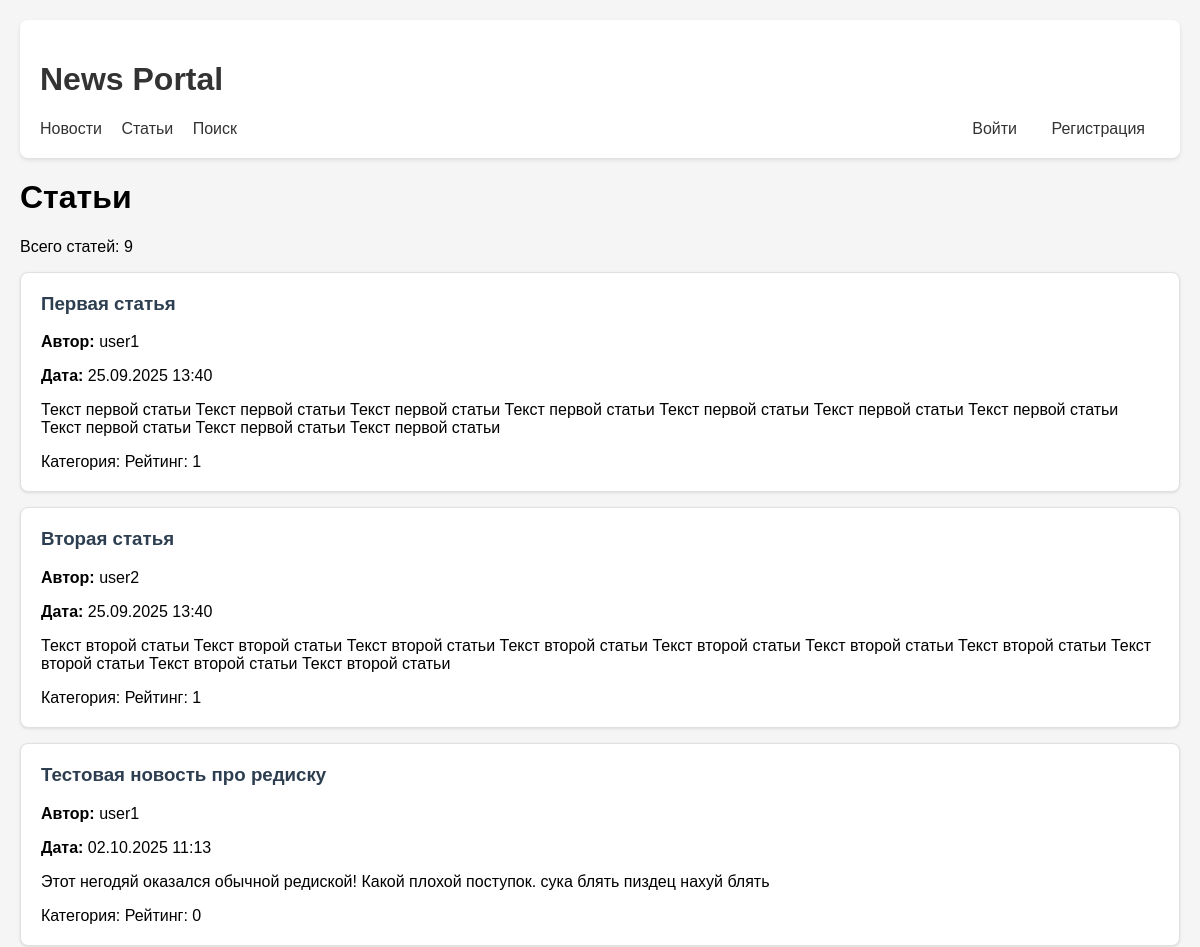
Page /news/articles/ (upper part) on the earlier database version.
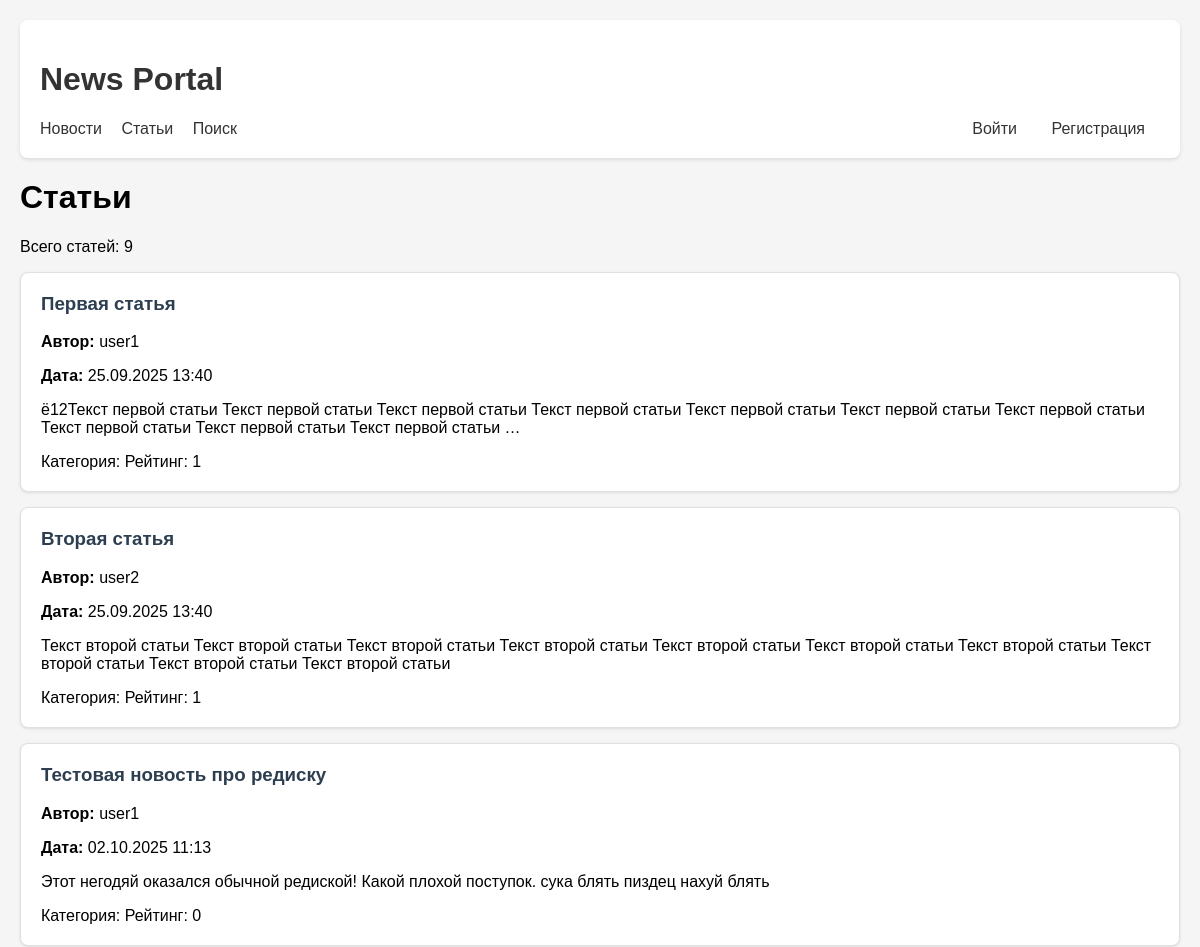
Same page on the later database version.
### news/models.py (models this page shows, shortened)
class Post(models.Model):
    ARTICLE = 'AR'
    NEWS = 'NW'
    POST_TYPES = [
        (ARTICLE, 'Статья'),
        (NEWS, 'Новость'),
    ]
    author = models.ForeignKey(Author, on_delete=models.CASCADE)
    post_type = models.CharField(max_length=2, choices=[('NW', 'Новость'), ('AR', 'Статья')])
    created_at = models.DateTimeField(auto_now_add=True)
    updated_at = models.DateTimeField(auto_now=True)
    categories = models.ManyToManyField(Category, through='PostCategory')
    title = models.CharField(max_length=200)
    content = models.TextField()
    rating = models.IntegerField(default=0)

class Author(models.Model):
    user = models.OneToOneField(User, on_delete=models.CASCADE)
    rating = models.IntegerField(default=0)

### news/views.py (the view)
# urls.py: path('articles/', views.ArticleList.as_view(), name='article_list'),
@method_decorator(cache_page(20), name='dispatch')
class ArticleList(ListView):
    model = Post
    template_name = 'news/article_list.html'
    context_object_name = 'articles'
    ordering = ['-created_at']
    paginate_by = 10
    def get_queryset(self):
        return Post.objects.filter(post_type='AR')
    def get_context_data(self, **kwargs):
        context = super().get_context_data(**kwargs)
        context['is_author'] = self.request.user.groups.filter(
            name='authors').exists() if self.request.user.is_authenticated else False
        return context

### news/context_processors.py (called while the page is built)
def user_groups(request):
    return {
        'is_author': request.user.groups.filter(name='authors').exists() if request.user.is_authenticated else False
    }

### templates/news/article_list.html (shortened to what this page needs)
{% extends 'default.html' %}
{% load cache %}
{% block content %}
<div class="container">
    <h1>Статьи</h1>
    {% cache 30 articles_header %}
    <div class="page-info">
        <p>Всего статей: {{ articles.count }}</p>
    </div>
    {% endcache %}
    {% for article in articles %}
        {% cache 60 article_item article.id %}
        <div class="news-item">
            <h3>
                <a href="{% url 'article_detail' article.id %}">{{ article.title }}</a>
            </h3>
            <p><strong>Автор:</strong> {{ article.author.user.username }}</p>
            <p><strong>Дата:</strong> {{ article.created_at|date:"d.m.Y H:i" }}</p>
            <p>{{ article.content|truncatewords:30 }}</p>
            <div class="article-meta">
                <span class="category">Категория: {{ article.category.name }}</span>
                <span class="rating">Рейтинг: {{ article.rating }}</span>
            </div>
        </div>
        {% endcache %}
    {% empty %}
        <p>Статьи пока не добавлены.</p>
    {% endfor %}
</div>
{% endblock %}

Differences in the rows shown:
changed Post "Первая статья": content "Текст первой статьи Текст первой статьи Текст первой статьи Текст первой статьи Текст первой статьи Текст первой статьи Текст первой статьи Текст первой статьи Текст первой статьи Текст первой статьи" → "ё12Текст первой статьи Текст первой статьи Текст первой статьи Текст первой статьи Текст первой статьи Текст первой статьи Текст первой статьи Текст первой статьи Текст первой статьи Текст первой статьи …"
